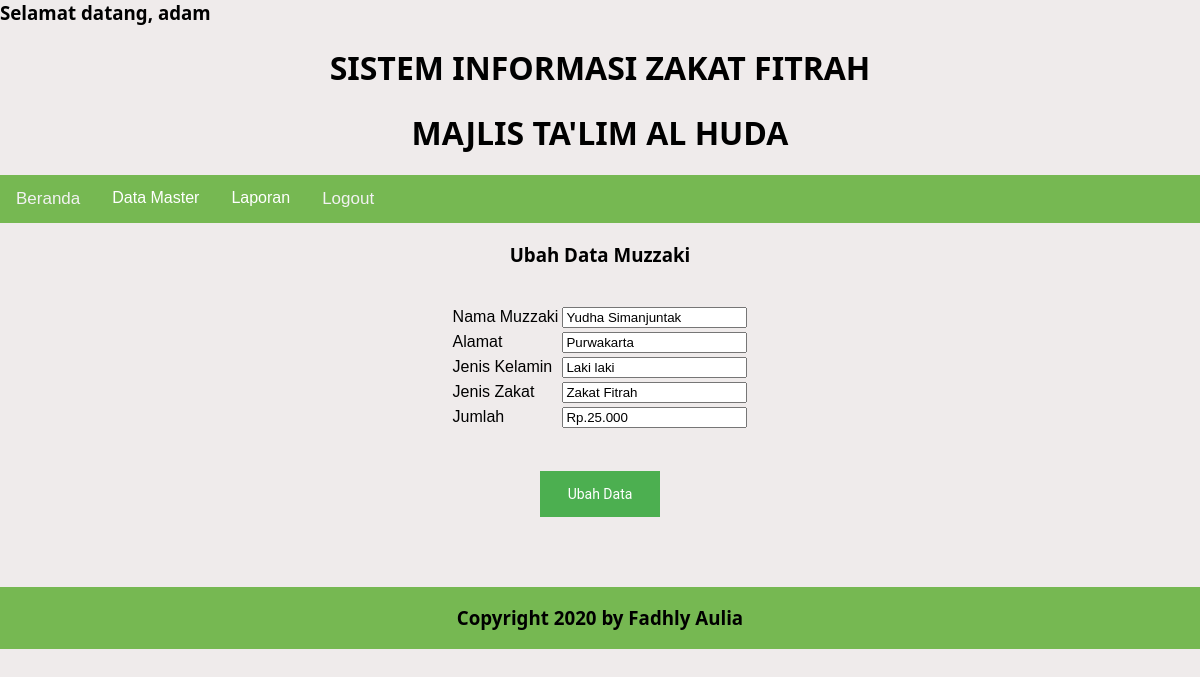
The page /edit_muzzaki.php?id=1 (signed in) on the database its author committed.
### tables this page shows
CREATE TABLE `data_muzzaki` (
  `id_muzzaki` int(11) NOT NULL,
  `nama_muzzaki` varchar(200) NOT NULL,
  `alamat` varchar(200) NOT NULL,
  `jenis_kelamin` varchar(200) NOT NULL,
  `jenis_zakat` varchar(200) NOT NULL,
  `jumlah` varchar(200) NOT NULL
);

### edit_muzzaki.php (the view, shortened to what this page needs)
    <?php
    $id = $_GET['id'];
    ?>
<html>
    <head>
        <link rel="stylesheet" href="style.css">
    </head>
    <body>
    <h3>Selamat datang, <?php echo $_SESSION["login_user"]; ?></h3>
    <h1>SISTEM INFORMASI ZAKAT FITRAH</h1>
        <h1>MAJLIS TA'LIM AL HUDA</h1>
<div class="topnav">
    <a href="home.php">Beranda</a>
    <div class="subnav">
  <button class="subnavbtn">Data Master<i class="fa fa-caret-down"></i></button>
  </div>
  <div class="subnav">
  <button class="subnavbtn">Laporan<i class="fa fa-caret-down"></i></button>
</div>
  <a href="logout.php">Logout</a>
</div>
<h3 align = center>Ubah Data Muzzaki</h3>
<br>
    </body>
    <?php
    $data = mysql_query("select * from data_muzzaki where id_muzzaki=$id");
    while($y=mysql_fetch_array($data)){
        ?>
        <form action="proses_edit_muzzaki.php" method="post">
            <table align = center>
                <tr>
                    <td>Nama Muzzaki</td>
            <td><input type="text" name = "nama_muzzaki" value="<?php echo $y['nama_muzzaki'];?>"></td>
                </tr>
                <tr>
                    <td>Alamat</td>
            <td><input type="text" name = "alamat" value="<?php echo $y['alamat'];?>"></td>
                </tr>
                <tr>
                    <td>Jenis Kelamin</td>
            <td><input type="text" name = "jenis_kelamin" value="<?php echo $y['jenis_kelamin'];?>"></td>
                </tr>
                <tr>
                    <td>Jenis Zakat</td>
            <td><input type="text" name = "jenis_zakat" value="<?php echo $y['jenis_zakat'];?>"></td>
                </tr>
                <tr>
                    <td>Jumlah</td>
            <td><input type="text" name = "jumlah" value="<?php echo $y['jumlah'];?>"></td>
                </tr>
                <tr>
            <td><input type="hidden" name = "id_muzzaki" value="<?php echo $y['id_muzzaki'];?>"></td>
                </tr>
            </table>
            <br><br>
            <center><button>Ubah Data</button>
            </center>
        </form>
        <?php
    }
    ?>
<br><br><br>
<div class = "topnav">
<h3 align = center>Copyright 2020 by Fadhly Aulia</h3>
</div>
</html>

### style.css (style rules this page uses)
body { margin: 0; font-family: Arial, Helvetica, sans-serif; box-sizing: border-box; background-color: rgba(236, 231, 231, 0.822); }
.topnav { overflow: hidden; background-color: #76b852; position: center; }
.topnav a { float: left; color: #f2f2f2; text-align: center; padding: 14px 16px; text-decoration: none; font-size: 17px; }
.subnav { float: left; overflow: hidden; }
.subnav .subnavbtn { font-size: 16px; border: none; outline: none; color: white; padding: 14px 16px; background-color: inherit; font-family: inherit; margin: 0; }
h3 { color: black; font-family: 'Segoe UI'; }
h1 { text-align: center; color: black; font-family: 'Segoe UI'; }
form button { font-family: "Roboto", sans-serif; outline: 0; background: #4CAF50; width: 10%; border: 0; padding: 15px; color: #FFFFFF; font-size: 14px; -webkit-transition: all 0.3 ease; transition: all 0.3 ease; cursor: pointer; }

### rows shown on the page
data_muzzaki: nama_muzzaki "Yudha Simanjuntak", alamat "Purwakarta", jenis_kelamin "Laki laki", jenis_zakat "Zakat Fitrah", jumlah "Rp.25.000"

### other values the page prints
$_SESSION["login_user"] "adam"
